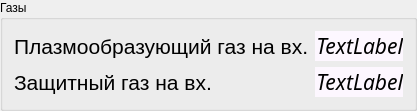
              <widget class="QGroupBox" name="groupBox">
               <property name="title">
                <string>Газы</string>
               </property>
               <layout class="QHBoxLayout" name="horizontalLayout_22">
                <item>
                 <layout class="QGridLayout" name="gridLayout_17">
                  <item row="0" column="0">
                   <widget class="QLabel" name="label_7">
                    <property name="font">
                     <font>
                      <pointsize>16</pointsize>
                     </font>
                    </property>
                    <property name="text">
                     <string>Плазмообразующий газ на вх.</string>
                    </property>
                    <property name="alignment">
                     <set>Qt::AlignLeading|Qt::AlignLeft|Qt::AlignVCenter</set>
                    </property>
                   </widget>
                  </item>
                  <item row="0" column="1">
                   <widget class="QLabel" name="lPlasmaIG">
                    <property name="font">
                     <font>
                      <family>Sans Serif</family>
                      <pointsize>16</pointsize>
                      <weight>50</weight>
                      <italic>true</italic>
                      <bold>false</bold>
                     </font>
                    </property>
                    <property name="styleSheet">
                     <string notr="true">background-color: rgb(253, 247, 255);
font: italic 16pt &quot;Sans Serif&quot;;</string>
                    </property>
                    <property name="text">
                     <string>TextLabel</string>
                    </property>
                    <property name="alignment">
                     <set>Qt::AlignRight|Qt::AlignTrailing|Qt::AlignVCenter</set>
                    </property>
                   </widget>
                  </item>
                  <item row="1" column="0">
                   <widget class="QLabel" name="label_24">
                    <property name="font">
                     <font>
                      <pointsize>16</pointsize>
                     </font>
                    </property>
                    <property name="text">
                     <string>Защитный газ на вх.</string>
                    </property>
                    <property name="alignment">
                     <set>Qt::AlignLeading|Qt::AlignLeft|Qt::AlignVCenter</set>
                    </property>
                   </widget>
                  </item>
                  <item row="1" column="1">
                   <widget class="QLabel" name="lShieldIG">
                    <property name="font">
                     <font>
                      <family>Sans Serif</family>
                      <pointsize>16</pointsize>
                      <weight>50</weight>
                      <italic>true</italic>
                      <bold>false</bold>
                     </font>
                    </property>
                    <property name="styleSheet">
                     <string notr="true">background-color: rgb(253, 247, 255);
font: italic 16pt &quot;Sans Serif&quot;;</string>
                    </property>
                    <property name="text">
                     <string>TextLabel</string>
                    </property>
                    <property name="alignment">
                     <set>Qt::AlignRight|Qt::AlignTrailing|Qt::AlignVCenter</set>
                    </property>
                   </widget>
                  </item>
                 </layout>
                </item>
               </layout>
              </widget>
